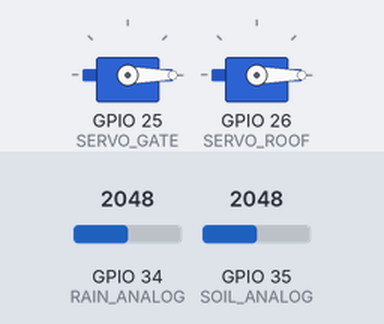
A sketch run on a simulated ESP32. Shown: 2 × servo. The inputs (shaded band) are chosen by the test bench; at power-on: GPIO 34 (RAIN_ANALOG) = 2048, GPIO 35 (SOIL_ANALOG) = 2048. WiFi joins after 1.5 s; servers stay silent unless stated; uploads are accepted with an empty reply; what the sketch prints to the serial monitor is not drawn.

Above: at 2.7 s.
2.8 s: GPIO 34 (RAIN_ANALOG) set to 2453
9.7 s: GPIO 34 (RAIN_ANALOG) set to 2549
At 10.5 s:
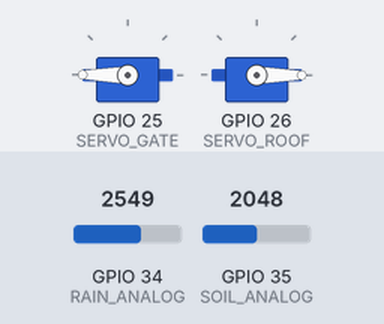
16.6 s: GPIO 35 (SOIL_ANALOG) set to 2464
23.5 s: GPIO 35 (SOIL_ANALOG) set to 2573
At 25.6 s:
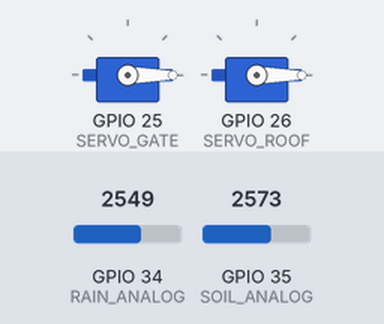
31.7 s: GPIO 34 (RAIN_ANALOG) set to 2460
At 35.6 s:
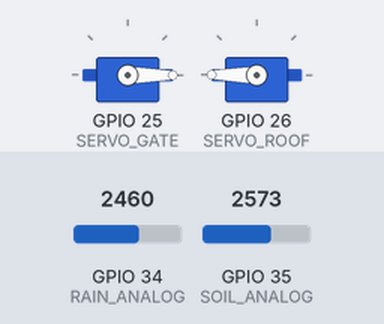
38.6 s: GPIO 34 (RAIN_ANALOG) set to 2540
At 40.6 s:
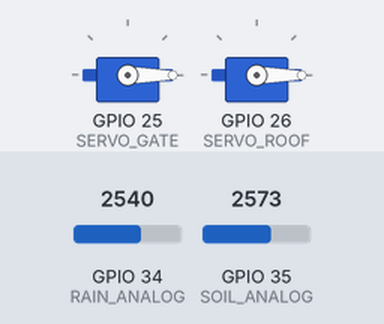
Timing chart, 0 to 42.1 s (numbered marks = the images above; inputs shaded):
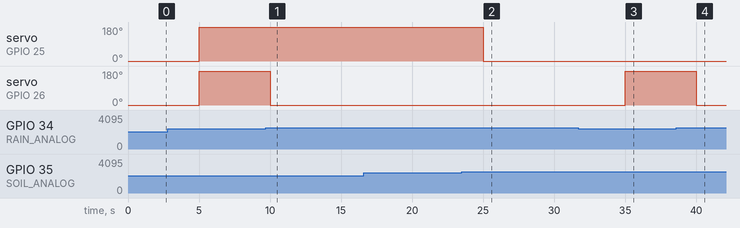

The sketch:

sketch.ino
```cpp
#include <WiFi.h>
#include <HTTPClient.h>
#include <ESP32Servo.h>
#include <ArduinoJson.h>

/* ================= WIFI SETTINGS ================= */
const char* WIFI_SSID     = "Wokwi-GUEST";
const char* WIFI_PASSWORD = "";

/* ================= BACKEND API ENDPOINTS ================= */
const char* API_URL         = "http://34.28.197.110:5000/api/sensors";
const char* API_CONTROL_URL = "http://34.28.197.110:5000/api/manual_control";

/* ================= PIN ASSIGNMENTS ================= */
#define RAIN_ANALOG  34
#define SOIL_ANALOG  35
#define SERVO_GATE   25
#define SERVO_ROOF   26

/* ================= THRESHOLDS ================= */
#define SOIL_WET_THRESHOLD 2500
#define RAIN_THRESHOLD     2500

/* ================= GLOBAL OBJECTS ================= */
Servo waterGate;
Servo roofCover;

/* ================= TIMING CONTROL ================= */
unsigned long previousMillis = 0;
const long interval          = 5000;

unsigned long controlMillis  = 0;
const long controlInterval   = 2000;

int lastGateState = -1;
int lastRoofState = -1;

/* ================= SETUP ================= */
void setup() {
  Serial.begin(115200);

  // Initialize Sensors
  pinMode(RAIN_ANALOG, INPUT);
  pinMode(SOIL_ANALOG, INPUT);

  // Initialize Servos
  waterGate.attach(SERVO_GATE);
  roofCover.attach(SERVO_ROOF);

  // Default positions (Closed)
  waterGate.write(0);
  roofCover.write(0);

  // Connect to WiFi
  WiFi.begin(WIFI_SSID, WIFI_PASSWORD);
  Serial.print("Connecting to Wi-Fi");

  while (WiFi.status() != WL_CONNECTED) {
    delay(500);
    Serial.print(".");
  }

  Serial.println("\n✅ Wi-Fi connected");
}

/* ================= MANUAL CONTROL CALLBACK ================= */
void manualControlCallback() {
  HTTPClient http;
  http.begin(API_CONTROL_URL);
  int httpCode = http.GET();

  if (httpCode == 200) {
    String payload = http.getString();
    DynamicJsonDocument doc(1024);
    deserializeJson(doc, payload);

    int gateState = doc["gateState"];
    int roofState = doc["roofState"];

    // Only apply if state changes
    if (gateState != lastGateState || roofState != lastRoofState) {
      int gateAngle = (gateState == 1) ? 180 : 0;
      int roofAngle = (roofState == 1) ? 180 : 0;

      waterGate.write(gateAngle);
      roofCover.write(roofAngle);

      Serial.println("🛠 Manual control applied:");
      Serial.print("  Gate state: "); Serial.println(gateState);
      Serial.print("  Roof state: "); Serial.println(roofState);

      lastGateState = gateState;
      lastRoofState = roofState;
    }
  }

  http.end();
}


/* ================= MAIN LOOP ================= */
void loop() {
  unsigned long currentMillis = millis();

  // --- Task 1: Read and Send Sensor Data ---
  if (currentMillis - previousMillis >= interval) {
    previousMillis = currentMillis;

    int soilValue = analogRead(SOIL_ANALOG);
    int rainValue = analogRead(RAIN_ANALOG);

    String soilStatus = (soilValue < SOIL_WET_THRESHOLD) ? "Wet" : "Dry";
    String rainStatus = (rainValue < RAIN_THRESHOLD) ? "Raining" : "Not raining";

    // Automatic logic (Servos open if wet/raining)
    int gateAngle = (soilValue < SOIL_WET_THRESHOLD) ? 180 : 0;
    int roofAngle = (rainValue < RAIN_THRESHOLD) ? 180 : 0;

    waterGate.write(gateAngle);
    roofCover.write(roofAngle);

    // Prepare JSON Payload
    StaticJsonDocument<256> doc;
    doc["soilValue"]       = soilValue;
    doc["soilStatus"]      = soilStatus;
    doc["rainValue"]       = rainValue;
    doc["rainStatus"]      = rainStatus;
    doc["servoGateAngle"]  = gateAngle;
    doc["servoRoofAngle"]  = roofAngle;

    String payload;
    serializeJson(doc, payload);

    if (WiFi.status() == WL_CONNECTED) {
      HTTPClient http;
      http.begin(API_URL);
      http.addHeader("Content-Type", "application/json");

      int httpResponseCode = http.POST(payload);

      Serial.print("📡 Sensor Update Status: ");
      Serial.println(httpResponseCode);
      Serial.println("   Data: " + payload);

      http.end();
    }
  }

  // --- Task 2: Check for Manual Control Overrides ---
  if (currentMillis - controlMillis >= controlInterval) {
    controlMillis = currentMillis;
    manualControlCallback();
  }
}
```

Measured:
- the behaviour switches between 2499 and 2500 on GPIO 34 (RAIN_ANALOG) (found by bisection; images 0 and 1)
- the behaviour switches between 2499 and 2500 on GPIO 35 (SOIL_ANALOG) (found by bisection; images 1 and 2)
- after the input at 9.7 s, servo on GPIO 26 (SERVO_ROOF): 180° → 0° after 0.30 s
- after the input at 16.6 s, every drawn part: stays the same
- after the input at 23.5 s, servo on GPIO 25 (SERVO_GATE): 180° → 0° after 1.5 s
- after the input at 31.7 s, servo on GPIO 26 (SERVO_ROOF): 0° → 180° after 3.3 s
- after the input at 38.6 s, servo on GPIO 26 (SERVO_ROOF): 180° → 0° after 1.4 s
